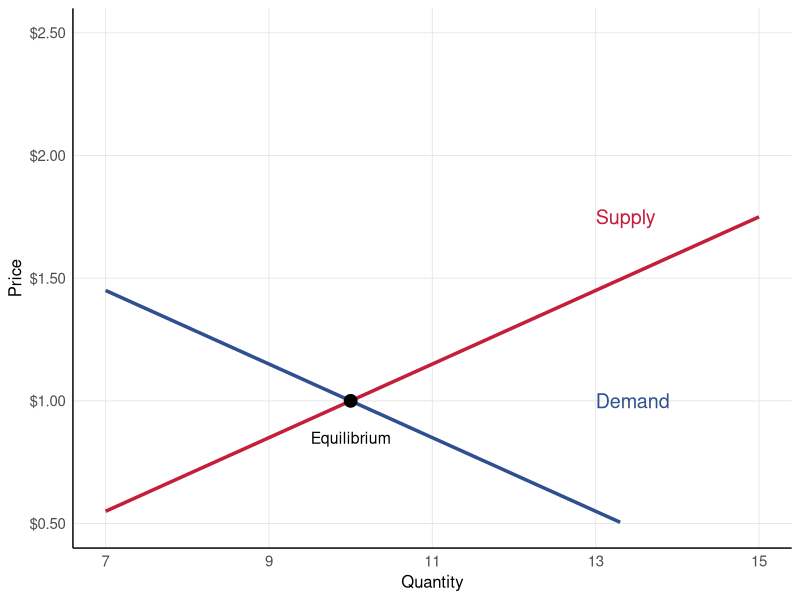

Generate this figure with R:
## ---- chunk 1
#| include: false
library(ggplot2)
library(dplyr)
library(scales)

# Custom theme for economics graphs
theme_econ <- function(base_size = 12) {
  theme_minimal(base_size = base_size) +
    theme(
      plot.title = element_text(hjust = 0.5, face = "bold"),
      panel.grid.minor = element_blank(),
      panel.grid.major = element_line(color = "gray90", linewidth = 0.3),
      axis.line = element_line(color = "black", linewidth = 0.5),
      axis.text = element_text(size = rel(0.9)),
      axis.title = element_text(size = rel(1)),
      legend.position = "none"
    )
}

# Supply and demand data
create_supply_demand <- function() {
  # Demand curve data
  demand <- data.frame(
    Q = seq(7, 15, by = 0.1)
  ) %>%
    mutate(P = 2.5 - 0.15 * Q)

  # Supply curve data
  supply <- data.frame(
    Q = seq(7, 15, by = 0.1)
  ) %>%
    mutate(P = -0.5 + 0.15 * Q)

  list(demand = demand, supply = supply)
}

curves <- create_supply_demand()
## ---- chunk 2
#| fig-width: 8
#| fig-height: 5
#| fig-align: center

ggplot() +
  geom_line(data = curves$demand, aes(x = Q, y = P),
            color = "#2E5090", linewidth = 1.2) +
  geom_line(data = curves$supply, aes(x = Q, y = P),
            color = "#C41E3A", linewidth = 1.2) +
  geom_point(aes(x = 10, y = 1.0), size = 4, color = "black") +
  annotate("text", x = 13, y = 1.0, label = "Demand",
           color = "#2E5090", size = 5, hjust = 0) +
  annotate("text", x = 13, y = 1.75, label = "Supply",
           color = "#C41E3A", size = 5, hjust = 0) +
  annotate("text", x = 10, y = 0.85, label = "Equilibrium",
           size = 4, hjust = 0.5) +
  scale_x_continuous(name = "Quantity",
                     breaks = seq(7, 15, by = 2),
                     limits = c(7, 15)) +
  scale_y_continuous(name = "Price",
                     breaks = seq(0.5, 2.5, by = 0.5),
                     limits = c(0.5, 2.5),
                     labels = dollar) +
  theme_econ()
